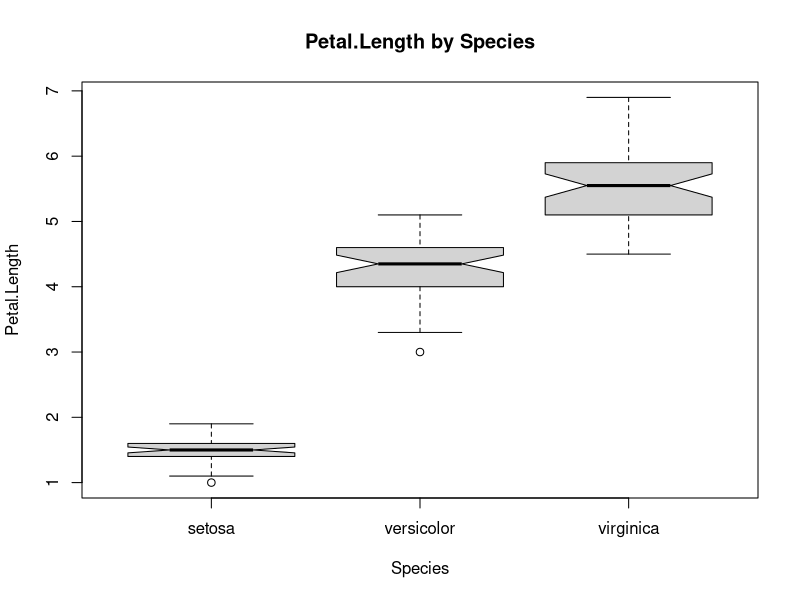

Recreate this plot in R. (Note: this script raises an error after producing the figure.)
library(ggplot2)

# Viz 1 

boxplot(Petal.Length ~ Species, data = iris,
        ylab = "Petal.Length", main = "Petal.Length by Species",
        notch = TRUE)

# add jittered points for detail
set.seed(42)
points(jitter(as.numeric(iris$Species), amount = 0.15),
       iris$Petal.Length,
       pch = 21, bg = cols[iris$Species], cex = 0.9)

# viz 2

cols <- c("setosa" = "tomato", 
            "versicolor" = "steelblue", 
            "virginica" = "darkgreen")

plot(iris$Sepal.Length, iris$Sepal.Width,
     pch = 19, cex = 1.1,
     col = cols[iris$Species],
     xlab = "Sepal.Length", ylab = "Sepal.Width",
     main = "Iris: Sepal Length vs Width (base R)")

legend("topright", legend = names(cols), pch = 19, col = cols)

